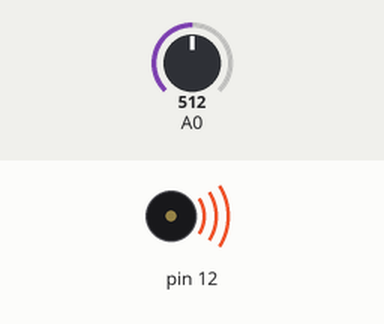
Simulated run of this sketch. Board: Arduino Uno, built with avr-gcc and run on an emulated ATmega328P. Shown: buzzer (waves = sounding). Inputs (shaded band) come from the test bench; at power-on: A0 = 512.

Above: at 0.1 s.
Timing chart, 0 to 1.6 s (numbered marks = the images above):
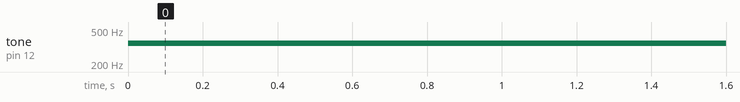

The sketch:

theramin_with_pot.ino
```cpp
int trig = 10;
int echo = 11;
long duration;
long distance;
long pot;

void setup() {
  pinMode(echo, INPUT);

  pinMode(trig, OUTPUT);

  Serial.begin(9600);
}

void loop() {

  pot = analogRead(A0);

  int notes[7] = {261, 294, 329, 349, 392, 440, 494}; //Putting several notes in an array
  //          mid C  D   E   F   G   A   B


  int sound = map(pot, 0, 1000, 0, 6);  //map distance to the array of notes
  tone(12, notes[sound]);  //call a certain note depending on distance


}
```

Measured:
- by itself, tone on pin 12: silent → 349 Hz at 0.00 s
